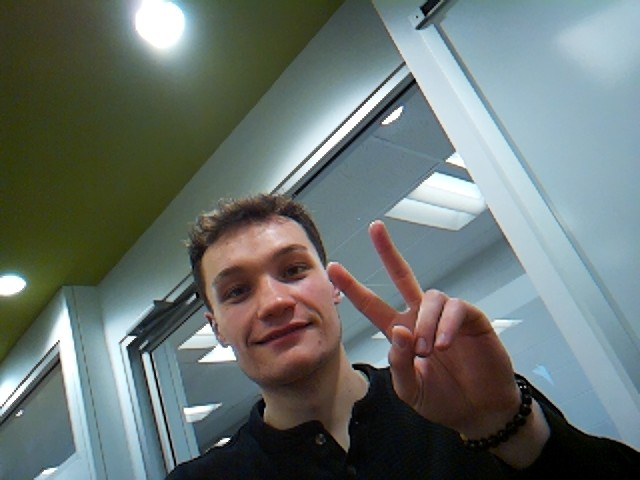
#> input picture M5/selfie.jpg, 640 x 480 px
$ python program2.py
#> lines starting #> are read from the running program, lines starting #| are printed output that depends on the picture
import RPi.GPIO as GPIO
import argparse
import cv2
import numpy as np
GPIO.setwarnings(False)
GPIO.setmode(GPIO.BOARD)

img = cv2.imread("selfie.jpg")
#> img is the input picture: shape (480, 640, 3); mean B, G, R 111.4, 115, 105

height = img.shape[0]
#> height = 480
width = img.shape[1]
#> width = 640

scale = min(200/height, 200/width)
#> scale = 0.312

new_h = int(scale * height)
#> new_h = 150
new_w = int(scale * width)
#> new_w = 200

img_resized = cv2.resize(img, (new_w, new_h), interpolation = cv2.INTER_AREA)
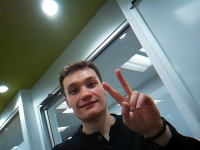
#> img_resized: shape (150, 200, 3); mean B, G, R 111.4, 115, 105

cv2.imwrite('Orginal_thmb.jpg', img_resized)

$ run again, with M5/monarch.jpg copied over M5/selfie.jpg
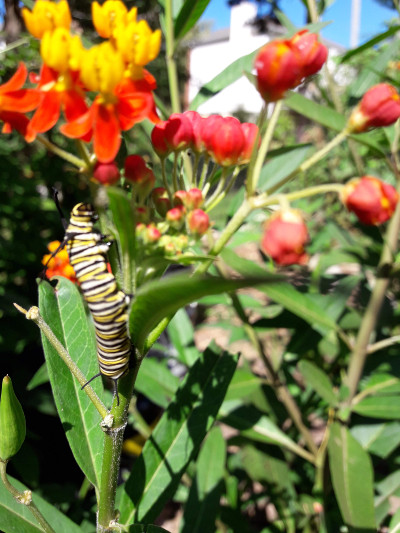
#> input picture M5/monarch.jpg, 400 x 533 px
#> img is the input picture: shape (533, 400, 3); mean B, G, R 68.6, 117.8, 121.3
#> `img_resized = cv2.resize(img, (new_w, new_h), interpolation = cv2.INTE..`:
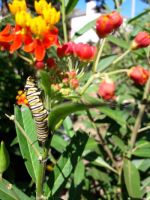
#> img_resized: shape (200, 150, 3); mean B, G, R 68.6, 117.8, 121.3

$ run again, with M5/red_testing.png saved as M5/selfie.jpg
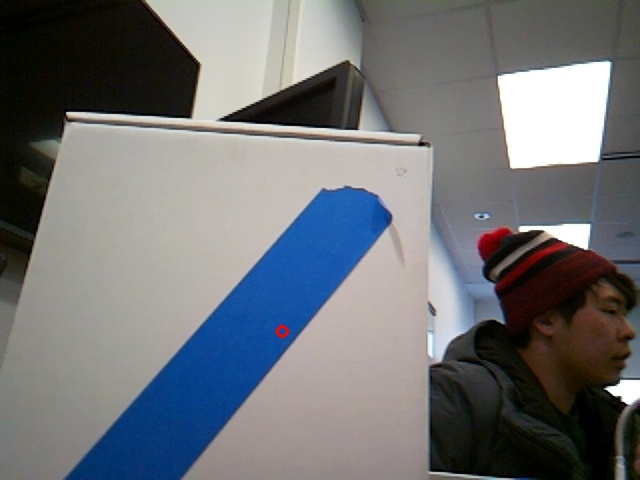
#> input picture M5/red_testing.png, 640 x 480 px
#> img is the input picture: shape (480, 640, 3); mean B, G, R 117.8, 114.5, 112.2
#> `img_resized = cv2.resize(img, (new_w, new_h), interpolation = cv2.INTE..`:
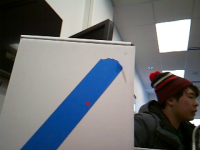
#> img_resized: shape (150, 200, 3); mean B, G, R 117.8, 114.5, 112.2
